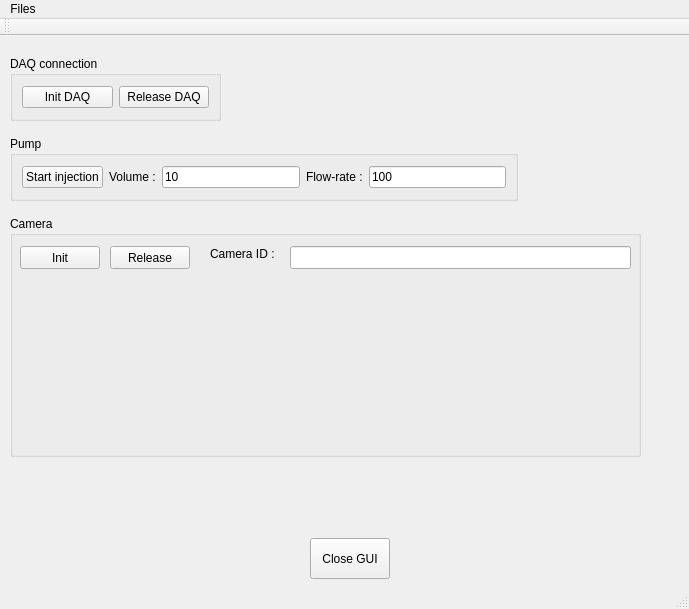
<?xml version="1.0" encoding="UTF-8"?>
<ui version="4.0">
 <class>MainWindow</class>
 <widget class="QMainWindow" name="MainWindow">
  <property name="geometry">
   <rect>
    <x>0</x>
    <y>0</y>
    <width>689</width>
    <height>609</height>
   </rect>
  </property>
  <property name="windowTitle">
   <string>My_first_PyQt_GUI</string>
  </property>
  <widget class="QWidget" name="centralwidget">
   <widget class="QGroupBox" name="groupBox">
    <property name="geometry">
     <rect>
      <x>10</x>
      <y>20</y>
      <width>211</width>
      <height>65</height>
     </rect>
    </property>
    <property name="title">
     <string>DAQ connection</string>
    </property>
    <layout class="QHBoxLayout" name="horizontalLayout">
     <item>
      <widget class="QPushButton" name="DAQinit_Button">
       <property name="text">
        <string>Init DAQ</string>
       </property>
      </widget>
     </item>
     <item>
      <widget class="QPushButton" name="DAQstop_Button">
       <property name="text">
        <string>Release DAQ</string>
       </property>
      </widget>
     </item>
    </layout>
   </widget>
   <widget class="QGroupBox" name="groupBox_2">
    <property name="geometry">
     <rect>
      <x>10</x>
      <y>100</y>
      <width>508</width>
      <height>65</height>
     </rect>
    </property>
    <property name="title">
     <string>Pump</string>
    </property>
    <layout class="QHBoxLayout" name="horizontalLayout_2">
     <item>
      <widget class="QPushButton" name="Pump_Button">
       <property name="text">
        <string>Start injection</string>
       </property>
      </widget>
     </item>
     <item>
      <widget class="QLabel" name="label">
       <property name="text">
        <string>Volume :</string>
       </property>
      </widget>
     </item>
     <item>
      <widget class="QLineEdit" name="Volume_Edit">
       <property name="text">
        <string>10</string>
       </property>
      </widget>
     </item>
     <item>
      <widget class="QLabel" name="label_2">
       <property name="text">
        <string>Flow-rate :</string>
       </property>
      </widget>
     </item>
     <item>
      <widget class="QLineEdit" name="FlowRate_Edit">
       <property name="text">
        <string>100</string>
       </property>
      </widget>
     </item>
    </layout>
   </widget>
   <widget class="QPushButton" name="CloseGUI_Button">
    <property name="geometry">
     <rect>
      <x>310</x>
      <y>502</y>
      <width>80</width>
      <height>41</height>
     </rect>
    </property>
    <property name="text">
     <string>Close GUI</string>
    </property>
   </widget>
   <widget class="QGroupBox" name="groupBox_3">
    <property name="geometry">
     <rect>
      <x>10</x>
      <y>180</y>
      <width>631</width>
      <height>241</height>
     </rect>
    </property>
    <property name="title">
     <string>Camera</string>
    </property>
    <widget class="QPushButton" name="InitCam_Button">
     <property name="geometry">
      <rect>
       <x>10</x>
       <y>30</y>
       <width>80</width>
       <height>23</height>
      </rect>
     </property>
     <property name="text">
      <string>Init</string>
     </property>
    </widget>
    <widget class="QPushButton" name="CloseCam_Button">
     <property name="geometry">
      <rect>
       <x>100</x>
       <y>30</y>
       <width>80</width>
       <height>23</height>
      </rect>
     </property>
     <property name="text">
      <string>Release</string>
     </property>
    </widget>
    <widget class="QLabel" name="label_3">
     <property name="geometry">
      <rect>
       <x>200</x>
       <y>30</y>
       <width>81</width>
       <height>16</height>
      </rect>
     </property>
     <property name="text">
      <string>Camera ID :</string>
     </property>
    </widget>
    <widget class="QLineEdit" name="CamID_Edit">
     <property name="geometry">
      <rect>
       <x>280</x>
       <y>30</y>
       <width>341</width>
       <height>23</height>
      </rect>
     </property>
     <property name="text">
      <string/>
     </property>
    </widget>
   </widget>
  </widget>
  <widget class="QMenuBar" name="menubar">
   <property name="geometry">
    <rect>
     <x>0</x>
     <y>0</y>
     <width>689</width>
     <height>20</height>
    </rect>
   </property>
   <widget class="QMenu" name="menuFile_open">
    <property name="title">
     <string>Files</string>
    </property>
    <addaction name="actionOpen"/>
    <addaction name="actionSave"/>
   </widget>
   <addaction name="menuFile_open"/>
  </widget>
  <widget class="QStatusBar" name="statusbar"/>
  <widget class="QToolBar" name="toolBar">
   <property name="windowTitle">
    <string>toolBar</string>
   </property>
   <attribute name="toolBarArea">
    <enum>TopToolBarArea</enum>
   </attribute>
   <attribute name="toolBarBreak">
    <bool>false</bool>
   </attribute>
  </widget>
  <action name="actionOpen">
   <property name="text">
    <string>Open</string>
   </property>
   <property name="shortcut">
    <string>Ctrl+O</string>
   </property>
  </action>
  <action name="actionSave">
   <property name="text">
    <string>Save</string>
   </property>
   <property name="shortcut">
    <string>Ctrl+S</string>
   </property>
  </action>
 </widget>
 <resources/>
 <connections/>
</ui>
